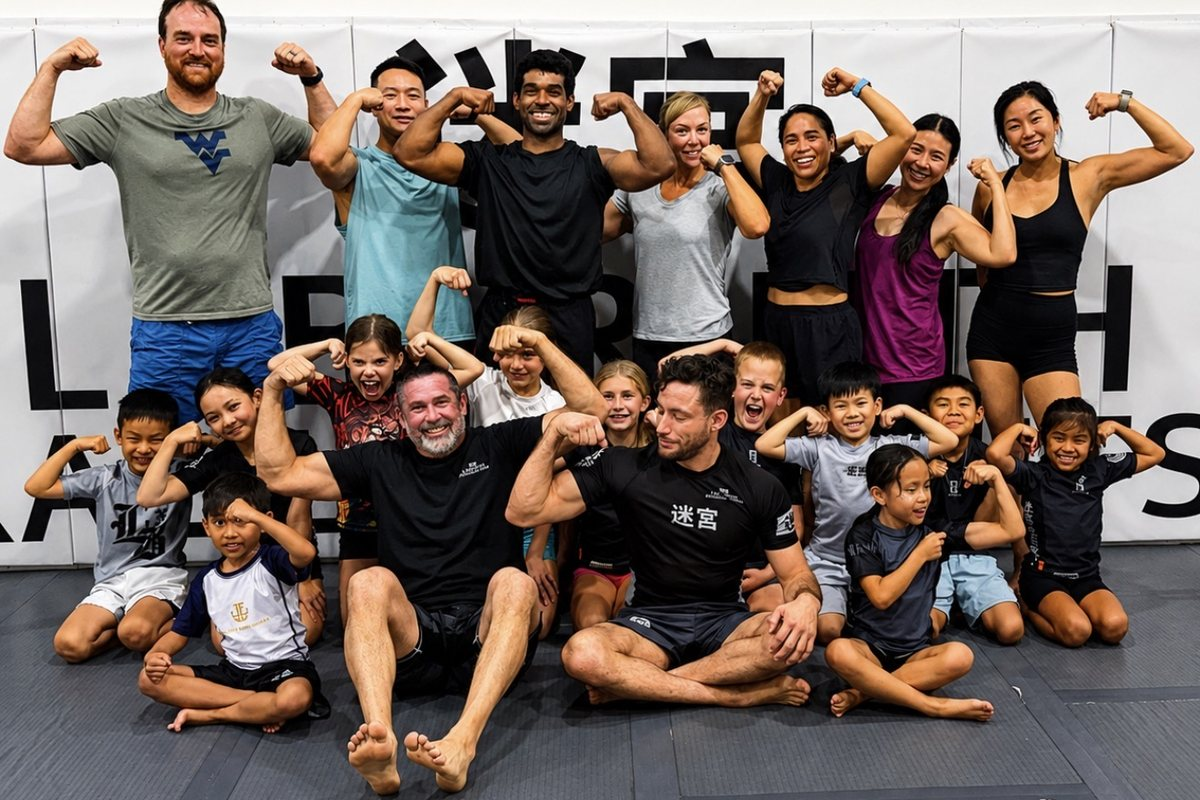
#> input picture assets/strength-conditioning.jpg, 1200 x 800 px
$ python strip_photos.py
#> lines starting #> are read from the running program, lines starting #| are printed output that depends on the picture
#!/usr/bin/env python3
"""Cut the photographs behind the home page's "This month at Labyrinth" cards (assets/strip-<card>.jpg and .webp).

    python3 scripts/strip_photos.py                       cut every picture whose source is in the repo
    python3 scripts/strip_photos.py --event PATH.jpg      also cut the seminar card's picture from the photographer's original

Needs Pillow (pip install pillow). The pictures are checked in; this file is how they were made and how to make them again with a
different crop. After cutting, set STRIP_PHOTOS in scripts/build_pages.py to the sizes printed here (site-test checks that they match
the files), then run scripts/build_pages.py and scripts/stamp_assets.py.

Each card is a real photograph of the people who train here, cut for the shape the card shows it in (see .event-strip__photo in
style.css): one wide picture for the two full-width cards, and a roomier one for the three small cards, where it is the top of the card
on a desktop and the right side of it on a phone. Which part stays in view when the card is a different shape from the picture is the
card's --focus in style.css (object-position), not a second crop.

    donate  strength-conditioning.jpg  the adults at the back of the all-ages class, flexing, and the children's heads below them
    jjwl    kids-nogi.jpg              two of our girls at a tournament, as it was shot (720 px wide, never enlarged)
    pink    gallery-4.jpg              a girl in her black gi, flexing, as it was shot
    event   the photographer's original of two of our women training (RFH 19 in Ray Harkness's album), mirrored so that the laughing
            face is on the right, where the card shows the picture
    hyrox   home-youth-bjj.jpg         a girl carrying a boy across the mat, which is what the kids' fitness race is made of
    today   community-real.jpg         the team and families after a tournament (the one-day holiday card; it is hidden the rest of the year)
"""
import argparse
import os
import sys

try:
    from PIL import Image, ImageFilter, ImageOps
except ImportError:
    sys.exit("This needs Pillow: pip install pillow")

ROOT = os.path.dirname(os.path.dirname(os.path.abspath(__file__)))
ASSETS = os.path.join(ROOT, "assets")

# card: (source file, crop box (left, top, right, bottom) in the source's own pixels, width to save at, mirror it?, jpg quality, webp quality)
CARDS = {
    "donate": ("strength-conditioning.jpg", (0, 20, 1200, 460), 1200, False, 74, 72),
    "jjwl": ("kids-nogi.jpg", (0, 0, 720, 480), 720, False, 74, 72),
    "pink": ("gallery-4.jpg", (0, 0, 800, 533), 800, False, 74, 72),
    "event": (None, (250, 120, 2048, 1170), 1000, True, 74, 72),
    "hyrox": ("home-youth-bjj.jpg", (100, 40, 1100, 700), 900, False, 74, 72),
    "today": ("community-real.jpg", (0, 0, 800, 600), 640, False, 64, 60),
}


def cut(key, source):
#> called with key = 'donate', source = 'assets/strength-conditioning.jpg'
    _, box, width, mirror, jq, wq = CARDS[key]
    im = Image.open(source).convert("RGB").crop(box)
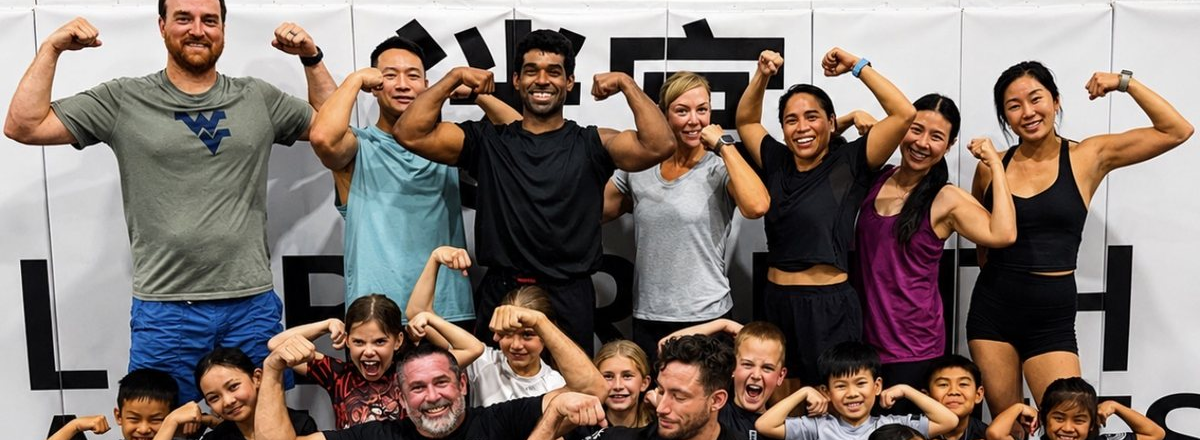
#> im: PIL image 1200x440 RGB; mean R, G, B 130.5, 116.9, 110.1
    if mirror:
        im = ImageOps.mirror(im)
    if width < im.width:
        im = im.resize((width, round(im.height * width / im.width)), Image.LANCZOS)
        im = im.filter(ImageFilter.UnsharpMask(radius=0.8, percent=40, threshold=2))
    jpg, webp = os.path.join(ASSETS, "strip-%s.jpg" % key), os.path.join(ASSETS, "strip-%s.webp" % key)
    im.save(jpg, quality=jq, optimize=True, progressive=True)
    im.save(webp, quality=wq, method=6)
    print("strip-%s: %dx%d   jpg %d KB   webp %d KB" % (key, im.width, im.height, os.path.getsize(jpg) // 1024, os.path.getsize(webp) // 1024))
#| strip-donate: 1200x440   jpg 88 KB   webp 55 KB


def main():
    ap = argparse.ArgumentParser(description=__doc__, formatter_class=argparse.RawDescriptionHelpFormatter)
    ap.add_argument("--event", help="the photographer's original for the seminar card (RFH 19, 2048 x 1365)")
    a = ap.parse_args()
    for key, (name, *_rest) in CARDS.items():
        if key == "event":
            if a.event:
                cut(key, a.event)
            else:
                print("strip-event: left as it is (pass --event PATH to cut it again)")
        else:
            cut(key, os.path.join(ASSETS, name))


if __name__ == "__main__":
    main()
